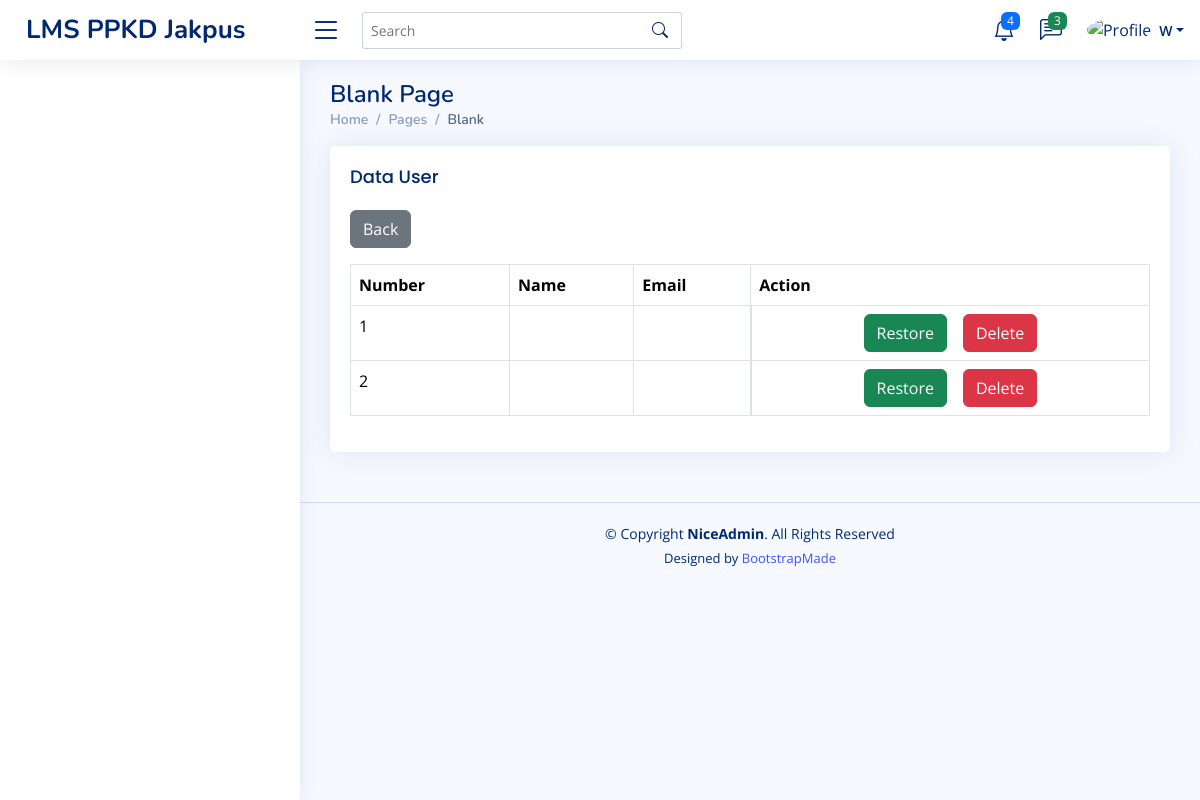
Page /home.php?page=/usr/restore_user (signed in) on the earlier database version.
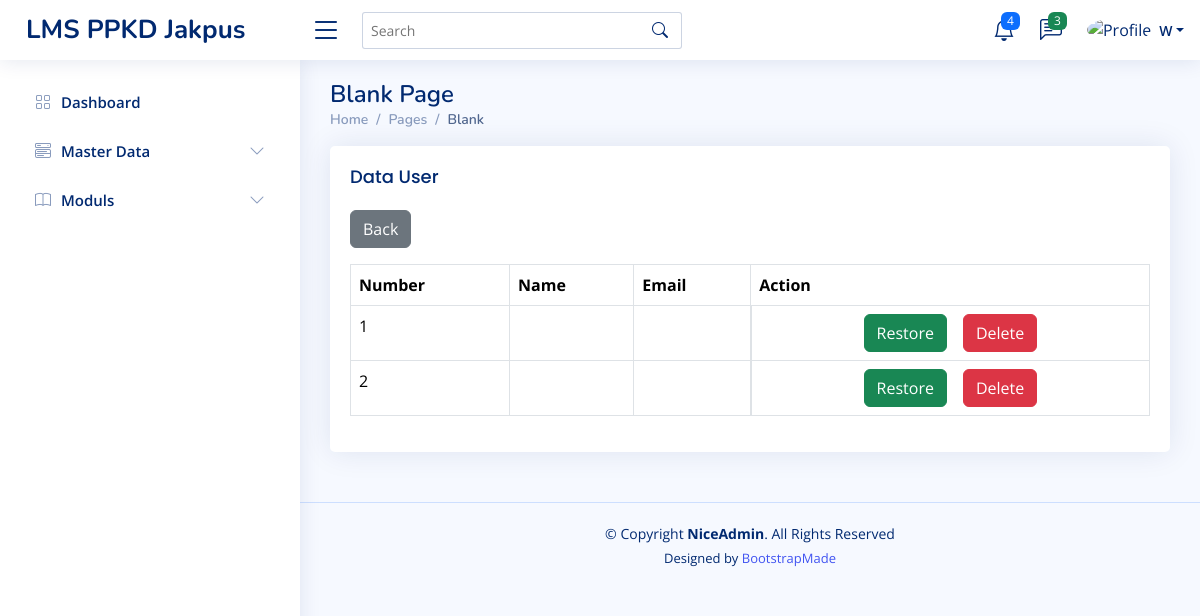
Same page on the later database version.
### tables this page shows
CREATE TABLE `users` (
  `user_id` int(11) NOT NULL,
  `id_role` int(11) DEFAULT NULL,
  `user_name` varchar(50) NOT NULL,
  `user_email` varchar(50) NOT NULL,
  `user_password` varchar(100) NOT NULL,
  `created_at` timestamp NOT NULL DEFAULT current_timestamp(),
  `updated_at` timestamp NULL DEFAULT NULL ON UPDATE current_timestamp(),
  `deleted_at` tinyint(4) NOT NULL DEFAULT 0
);

CREATE TABLE `menus` (
  `menu_id` int(11) NOT NULL,
  `parent_id` int(11) DEFAULT NULL,
  `menu_name` varchar(50) NOT NULL,
  `menu_icon` varchar(50) NOT NULL,
  `menu_url` varchar(100) DEFAULT NULL,
  `menu_order` int(5) DEFAULT NULL,
  `created_at` timestamp NOT NULL DEFAULT current_timestamp(),
  `updated_at` timestamp NULL DEFAULT NULL ON UPDATE current_timestamp()
);

### content/usr/restore_user.php (the view, shortened to what this page needs)
<?php
$query = mysqli_query($config, "SELECT * FROM users WHERE deleted_at = 1 ORDER BY user_id DESC");
$row = mysqli_fetch_all($query, MYSQLI_ASSOC);
?>
<div class="row">
    <div class="col-12">
        <div class="card">
            <div class="card-body ">
                <h5 class="card-title">Data User</h5>
                <div class="mb-3 d-flex justify-content-between">
                    <a href="?page=/usr/user" class="btn btn-secondary">Back</a>
                </div>
                <div class="table-responsive">
                    <table class="table table-bordered">
                        <thead class="">
                            <tr>
                                <th>Number</th>
                                <th>Name</th>
                                <th>Email</th>
                                <th>Action</th>
                            </tr>
                        </thead>
                        <tbody>
                            <?php foreach ($row as $key => $user) : ?>
                                <tr>
                                    <td><?= $key += 1 ?></td>
                                    <td><?= $user['user_name'] ?></td>
                                    <td><?= $user['user_email'] ?></td>
                                    <td class="d-flex justify-content-center">
                                        <a href="?page=/usr/restore_user&restore=<?= $user['user_id'] ?>"
                                            class="btn btn-success me-2 ms-2">Restore</a>
                                        <a onclick="return confirm('Are you Sure want to delete this data??')"
                                            href="?page=/usr/restore_user&delete=<?= $user['user_id'] ?>"
                                            class="btn btn-danger me-2 ms-2">Delete</a>
                                    </td>
                                </tr>
                            <?php endforeach ?>
                        </tbody>
                    </table>
                </div>
            </div>
        </div>
    </div>
</div>

### inc/sidebar.php (shortened to what this page needs)
<?php
$_id = isset($_SESSION['ID_USER']) ? $_SESSION['ID_USER'] : '';
$queryMainMenu = mysqli_query($config, "SELECT DISTINCT menus.* FROM menus
                                                                JOIN menu_roles ON menus.menu_id = menu_roles.id_menu
                                                                JOIN user_roles ON user_roles.id_role = menu_roles.id_role
                                                                WHERE user_roles.id_user = '$_id'
                                                                AND (parent_id=0 OR parent_id='')
                                                                ORDER BY menu_order ASC");
$rowMainMenu = mysqli_fetch_all($queryMainMenu, MYSQLI_ASSOC);
?>
<aside id="sidebar" class="sidebar">
    <ul class="sidebar-nav" id="sidebar-nav">
        <?php foreach ($rowMainMenu as $mainMenu): ?>
            <?php
            $idMenu = $mainMenu['menu_id'];
            $querySubMenu = mysqli_query($config, "SELECT DISTINCT menus.* FROM menus
                                                                            JOIN menu_roles ON menus.menu_id = menu_roles.id_menu
                                                                            JOIN user_roles ON user_roles.id_role = menu_roles.id_role
                                                                            WHERE user_roles.id_user = '$_id'
                                                                            AND (parent_id='$idMenu')
                                                                            ORDER BY menu_order ASC");
            ?>
            <?php if (mysqli_num_rows($querySubMenu) > 0): ?>
                <li class="nav-item">
                    <a class="nav-link collapsed" data-bs-target="#menu-<?= $mainMenu['menu_id'] ?>" data-bs-toggle="collapse"
                        href="#">
                        <i class="<?= $mainMenu['menu_icon'] ?>"></i><span><?= $mainMenu['menu_name'] ?></span><i
                            class="bi bi-chevron-down ms-auto"></i>
                    </a>
                </li>
            <?php elseif (!empty($mainMenu['menu_url'])): ?>
                <li class="nav-item">
                    <a class="nav-link collapsed" href="<?= $mainMenu['menu_url'] ?>">
                        <i class="<?= $mainMenu['menu_icon'] ?>"></i>
                        <span><?= $mainMenu['menu_name'] ?></span>
                    </a>
                </li>
            <?php endif ?>
        <?php endforeach ?>
    </ul>
</aside>

Differences in the rows shown:
added menus: menu_name "Dashboard"
added menus: menu_name "Master Data"
added menus: menu_name "Moduls"
